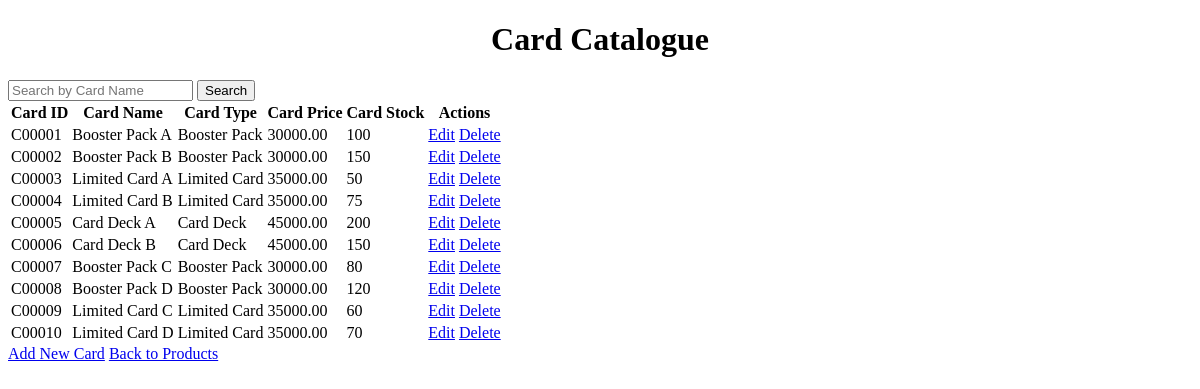
The app's page /sources/products/card_catalogue/index.php, older data.
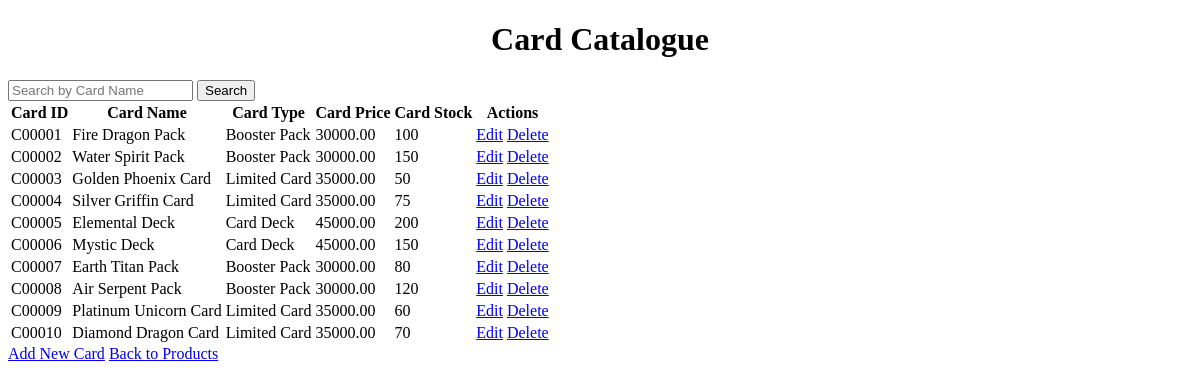
The same page, newer data.
### tables this page shows
CREATE TABLE CardCatalogue (
        CardID char(6)  NOT NULL,
        CardName varchar(100)  NOT NULL,
        CardType varchar(50)  NOT NULL,
        CardPrice decimal(10,2)  NOT NULL,
        CardStock int  NOT NULL,
        CONSTRAINT CardCatalogue_pk PRIMARY KEY (CardID)
    );

### sources/products/card_catalogue/index.php (the view, shortened to what this page needs)
<?php
include '../../../service/db.php';
$searchTerm = isset($_GET['q']) ? $_GET['q'] : '';
if ($searchTerm) {
    $sql = 'SELECT * FROM CardCatalogue WHERE CardName LIKE ?';
    $statement = $pdo->prepare($sql);
    $statement->execute(['%' . $searchTerm . '%']);
    $cards = $statement->fetchAll();
} else {
    $sql = 'SELECT * FROM CardCatalogue';
    $statement = $pdo->prepare($sql);
    $statement->execute();
    $cards = $statement->fetchAll();
}
?>
<!DOCTYPE html>
<html lang="en">
<head>
    <link rel="stylesheet" href="../../css/styles.css">
</head>
<body>
    <h1>Card Catalogue</h1>
    <form action="index.php" method="GET">
        <input type="text" name="q" placeholder="Search by Card Name" value="<?= htmlspecialchars($searchTerm) ?>">
        <button type="submit">Search</button>
    </form>
    <table>
        <tr>
            <th>Card ID</th>
            <th>Card Name</th>
            <th>Card Type</th>
            <th>Card Price</th>
            <th>Card Stock</th>
            <th>Actions</th>
        </tr>
        <?php foreach ($cards as $card): ?>
        <tr>
            <td><?= htmlspecialchars($card['CardID']) ?></td>
            <td><?= htmlspecialchars($card['CardName']) ?></td>
            <td><?= htmlspecialchars($card['CardType']) ?></td>
            <td><?= htmlspecialchars($card['CardPrice']) ?></td>
            <td><?= htmlspecialchars($card['CardStock']) ?></td>
            <td>
                <a href="edit.php?id=<?= htmlspecialchars($card['CardID']) ?>">Edit</a>
                <a href="index.php?delete_id=<?= htmlspecialchars($card['CardID']) ?>" onclick="return confirm('Are you sure you want to delete this card?')">Delete</a>
            </td>
        </tr>
        <?php endforeach; ?>
    </table>
    <a href="add.php">Add New Card</a>
    <a href="../products.php">Back to Products</a>
</body>
</html>

Row changes from the older to the newer data that the page shows:
changed cardcatalogue "C00001": CardName "Booster Pack A" → "Fire Dragon Pack"
changed cardcatalogue "C00002": CardName "Booster Pack B" → "Water Spirit Pack"
changed cardcatalogue "C00003": CardName "Limited Card A" → "Golden Phoenix Card"
changed cardcatalogue "C00004": CardName "Limited Card B" → "Silver Griffin Card"
changed cardcatalogue "C00005": CardName "Card Deck A" → "Elemental Deck"
changed cardcatalogue "C00006": CardName "Card Deck B" → "Mystic Deck"
changed cardcatalogue "C00007": CardName "Booster Pack C" → "Earth Titan Pack"
changed cardcatalogue "C00008": CardName "Booster Pack D" → "Air Serpent Pack"
changed cardcatalogue "C00009": CardName "Limited Card C" → "Platinum Unicorn Card"
changed cardcatalogue "C00010": CardName "Limited Card D" → "Diamond Dragon Card"
